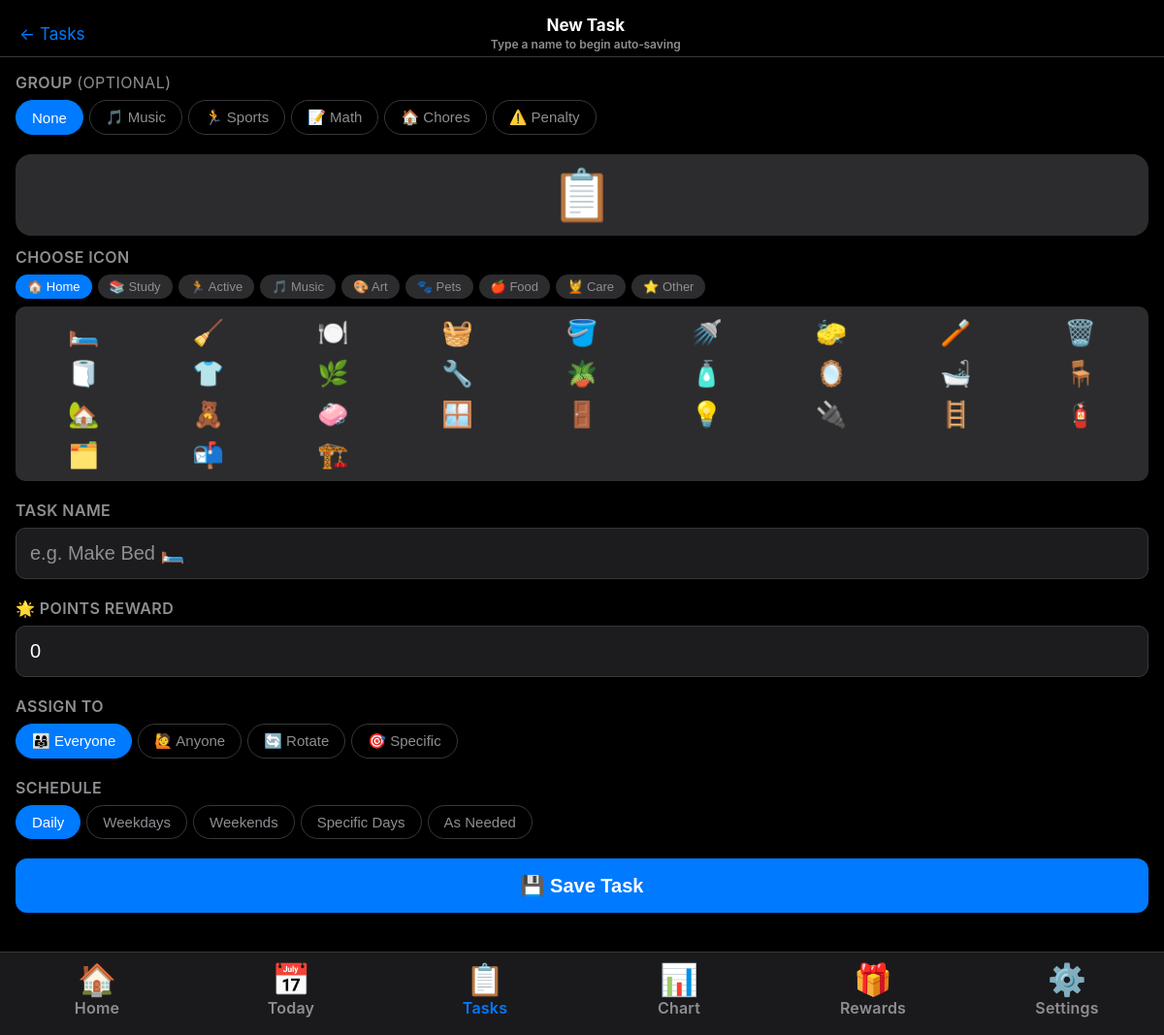
The page /tasks/new on the database its author committed.
### tables this page shows
CREATE TABLE task_groups (
            id         INTEGER PRIMARY KEY AUTOINCREMENT,
            name       TEXT    NOT NULL,
            sort_order INTEGER DEFAULT 0,
            created_at TEXT    DEFAULT (datetime('now'))
        , icon TEXT DEFAULT '📁');

### app.py (the view)
@app.route('/tasks/new')
def new_task():
    conn = get_db()
    members = [dict(m) for m in conn.execute('SELECT * FROM members ORDER BY sort_order, id')]
    groups  = [dict(g) for g in conn.execute('SELECT * FROM task_groups ORDER BY sort_order, id')]
    conn.close()
    default_group_id = request.args.get('group_id', type=int)
    return render_template('task_form.html', chore=None, all_members=members,
                           assigned_ids=[], schedule_days_list=[], groups=groups,
                           default_group_id=default_group_id)

### app.py (called while the page is built)
def get_db():
    conn = sqlite3.connect(DB_PATH, timeout=10)
    conn.row_factory = sqlite3.Row
    conn.execute("PRAGMA journal_mode=WAL")
    conn.execute("PRAGMA busy_timeout=5000")
    conn.execute("PRAGMA foreign_keys=ON")
    return conn

### templates/task_form.html (shortened to what this page needs)
{% extends "base.html" %}
{% set active_tab = "tasks" %}
{% block content %}
<div class="form-topbar">
    <a href="/tasks">← Tasks</a>
    <div style="text-align:center;">
        <div style="font-size:17px;font-weight:700;">{{ 'Edit Task' if chore else 'New Task' }}</div>
        <div class="save-status hint" id="saveStatus">
            {% if not chore %}Type a name to begin auto‑saving{% else %}Auto‑saved{% endif %}
        </div>
    </div>
</div>
<div style="padding: 16px 16px 0;">
    {% if groups %}
    <div class="form-group">
        <label class="form-label">Group <span style="color:var(--text3);font-weight:400;">(optional)</span></label>
        <div class="pill-row" id="groupPills">
            {% set active_group = (chore.group_id if chore and chore.group_id else default_group_id) %}
            <button class="pill {% if not active_group %}active{% endif %}"
                    onclick="setGroup(null, this)">None</button>
            {% for g in groups %}
            <button class="pill {% if active_group == g.id %}active{% endif %}"
                    onclick="setGroup({{ g.id }}, this)">{{ g.icon }} {{ g.name }}</button>
            {% endfor %}
        </div>
    </div>
    {% endif %}
    <div class="form-group">
        <div class="icon-preview" id="iconPreview">{{ chore.icon if chore else '📋' }}</div>
        <label class="form-label">Choose Icon</label>
        <div class="icon-categories" id="iconCats">
            {% for emoji, label, icons in cats %}
            <button class="icon-cat-btn {% if loop.first %}active{% endif %}"
                    onclick="showCat('{{ label }}', this)" data-cat="{{ label }}">
                {{ emoji }} {{ label }}
            </button>
            {% endfor %}
        </div>
        <div class="icon-grid" id="iconGrid">
        </div>
    </div>
    <div class="form-group">
        <label class="form-label">Task Name</label>
        <input type="text" class="form-input" id="choreName"
               placeholder="e.g. Make Bed 🛏️"
               value="{{ chore.name if chore else '' }}"
               oninput="triggerAutoSave()">
    </div>
    <div class="form-group">
        <label class="form-label" id="pointsLabel">🌟 Points Reward</label>
        <input type="number" class="form-input" id="chorePoints"
               placeholder="0" min="-999" max="999"
               value="{{ chore.points if chore else '0' }}"
               oninput="updatePointsLabel(); triggerAutoSave();">
    </div>
    <div class="form-group">
        <label class="form-label">Assign To</label>
        <div class="pill-row" id="assignType">
            {% for val, label in [('everyone','👨‍👩‍👧 Everyone'),('anyone','🙋 Anyone'),('rotate','🔄 Rotate'),('specific','🎯 Specific')] %}
            <button class="pill {% if (chore and chore.assignment_type==val) or (not chore and val=='everyone') %}active{% endif %}"
                    onclick="setAssignType('{{ val }}', this)">{{ label }}</button>
            {% endfor %}
        </div>
    </div>
    <div class="form-group">
        <label class="form-label">Schedule</label>
        <div class="pill-row" id="scheduleType">
            {% for val, label in [('daily','Daily'),('weekdays','Weekdays'),('weekends','Weekends'),('specific','Specific Days'),('as_needed','As Needed')] %}
            <button class="pill {% if (chore and chore.schedule_type==val) or (not chore and val=='daily') %}active{% endif %}"
                    onclick="setScheduleType('{{ val }}', this)">{{ label }}</button>
            {% endfor %}
        </div>
    </div>
    <div class="form-group" style="margin-top:8px;">
        {% if chore %}
        <div class="form-action-row">
            <button onclick="doSaveAndBack()"  class="btn btn-primary" style="flex:2;">💾 Save</button>
            <button onclick="archiveChore()"  class="btn btn-ghost">🗄️ Archive</button>
            <button onclick="hardDeleteChore()" class="btn btn-danger">🗑️ Delete</button>
        </div>
        {% else %}
        <button onclick="doSaveAndBack()" class="btn btn-primary">💾 Save Task</button>
        {% endif %}
    </div>
    <div style="height:20px;"></div>
</div>
{% endblock %}

### templates/base.html (style rules this page uses)
:root, [data-theme="dark"] { --bg: #000; --bg2: #1c1c1e; --bg3: #2c2c2e; --bg4: #3a3a3c; --text: #fff; --text2: rgba(235,235,245,.85); --text3: #8e8e93; --accent: #007AFF; --green: #30d158; --red: #ff453a; --red-bg-hi: rgba(255, 69, 58, 0.25); --red-bg-lo: rgba(255, 69, 58, 0.09); --red-border: rgba(255, 69, 58, 0.27); --yellow: #ffd60a; --border: #38383a; --tab-bg: rgba(28,28,30,.94); --shadow: rgba(0,0,0,.6); --input-bg: #1c1c1e; --check-bg: #30d158; --check-fg: #fff; --check-border: #38383a; }
* { box-sizing: border-box; margin: 0; padding: 0; -webkit-tap-highlight-color: transparent; }
body { background: var(--bg); color: var(--text); font-family: -apple-system, BlinkMacSystemFont, 'SF Pro Display', 'Helvetica Neue', Arial, sans-serif; font-size: 19px; min-height: 100vh; padding-bottom: calc(86px + env(safe-area-inset-bottom)); overflow-x: hidden; transition: background .3s, color .3s; }
.btn { display: inline-flex; align-items: center; justify-content: center; gap: 8px; border: none; border-radius: 12px; font-size: 20px; font-weight: 600; cursor: pointer; padding: 16px 20px; transition: opacity .15s; width: 100%; }
.btn-primary { background: var(--accent); color: #fff; }
.form-group { margin-bottom: 20px; }
.form-label { font-size: 16px; font-weight: 600; color: var(--text3); text-transform: uppercase; letter-spacing: .4px; margin-bottom: 8px; display: block; }
.form-input { background: var(--input-bg); border: 1.5px solid var(--border); border-radius: 10px; padding: 14px 14px; color: var(--text); font-size: 20px; width: 100%; -webkit-appearance: none; appearance: none; transition: border-color .2s, background .3s; }
.form-input::placeholder { color: var(--text3); }
a { color: inherit; text-decoration: none; }

### templates/task_form.html (style rules this page uses)
.form-topbar { display: flex; align-items: center; justify-content: space-between; padding: 16px 20px 4px; position: sticky; top: 0; background: var(--bg); z-index: 10; border-bottom: 1px solid var(--border); }
.form-topbar a, .form-topbar button { color: var(--accent); background: none; border: none; font-size: 17px; cursor: pointer; padding: 4px 0; min-width: 60px; }
.save-status { font-size: 12px; font-weight: 600; text-align: center; margin-top: 2px; min-height: 16px; transition: color .2s; }
.save-status.hint { color: var(--text3); }
.icon-preview { font-size: 52px; text-align: center; padding: 16px; background: var(--bg3); border-radius: 16px; margin-bottom: 12px; line-height: 1; }
.icon-categories { display: flex; gap: 6px; flex-wrap: wrap; margin-bottom: 8px; }
.icon-cat-btn { padding: 5px 12px; border-radius: 14px; border: none; background: var(--bg3); color: var(--text3); font-size: 13px; cursor: pointer; transition: all .2s; font-weight: 500; }
.icon-cat-btn.active { background: var(--accent); color: #fff; }
.icon-grid { display: grid; grid-template-columns: repeat(9, 1fr); gap: 4px; max-height: 180px; overflow-y: auto; background: var(--bg3); border-radius: 10px; padding: 8px; }
.pill-row { display: flex; gap: 6px; flex-wrap: wrap; }
.pill { padding: 8px 16px; border-radius: 20px; border: 1.5px solid var(--border); background: none; color: var(--text3); font-size: 15px; cursor: pointer; transition: all .2s; font-weight: 500; }
.pill.active { background: var(--accent); border-color: var(--accent); color: #fff; }

### rows shown on the page
task_groups: icon "🎵", name "Music"
task_groups: icon "🏃", name "Sports"
task_groups: icon "📝", name "Math"
task_groups: icon "🏠", name "Chores"
task_groups: icon "⚠️", name "Penalty"

### other values the page prints
{{ 'Edit Task' if chore else 'New Task' }} "New Task"
{{ chore.icon if chore else '📋' }} "📋"
{{ emoji }} "🏠" "📚" "🏃" "🎨" "🐾" "🍎" "💆" "⭐"
{{ label }} "Home" "Study" "Active" "Art" "Pets" "Food" "Care" "Other"
{{ label }} "👨‍👩‍👧 Everyone" "🙋 Anyone" "🔄 Rotate" "🎯 Specific"
{{ label }} "Daily" "Weekdays" "Weekends" "Specific Days" "As Needed"
